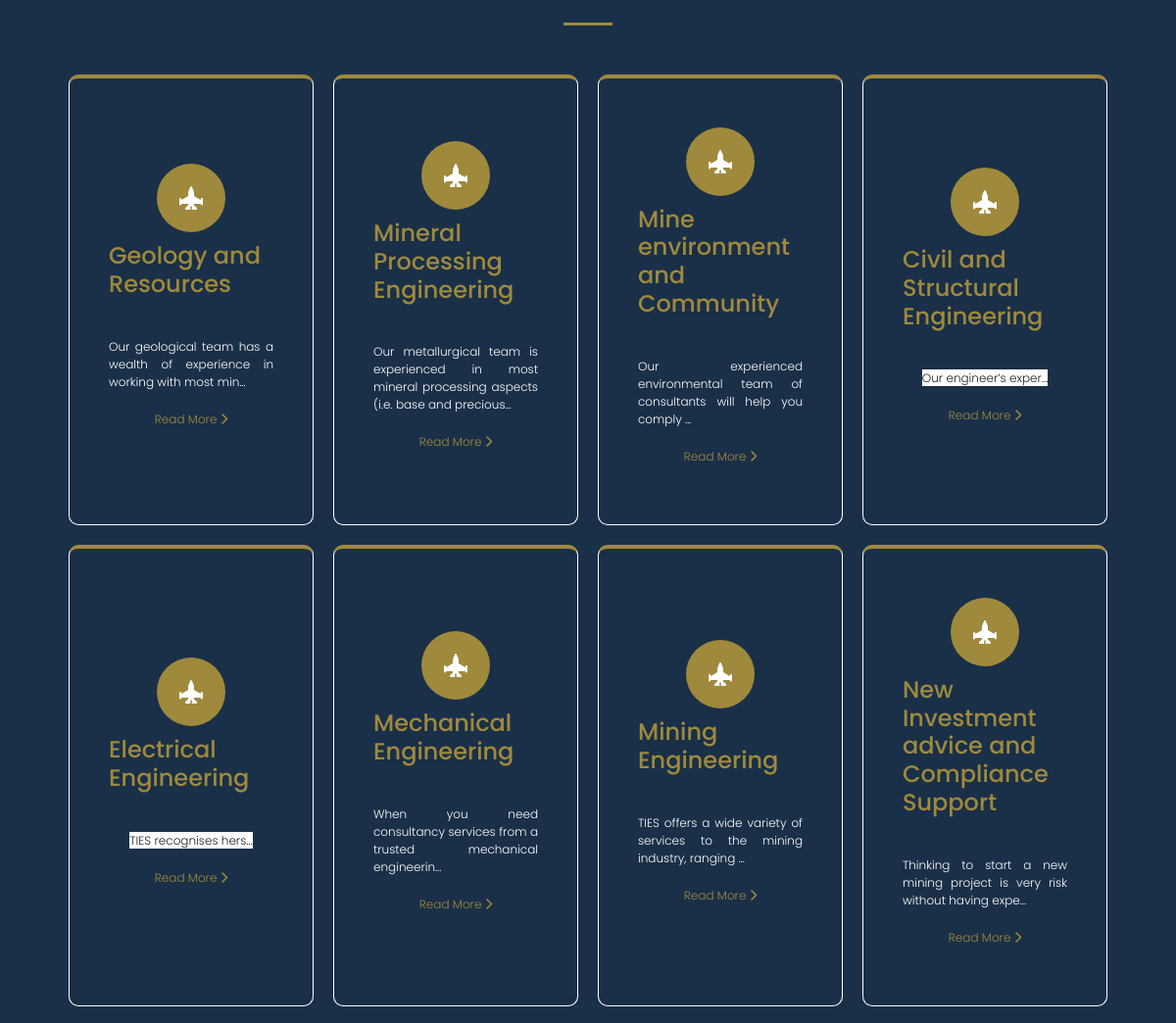
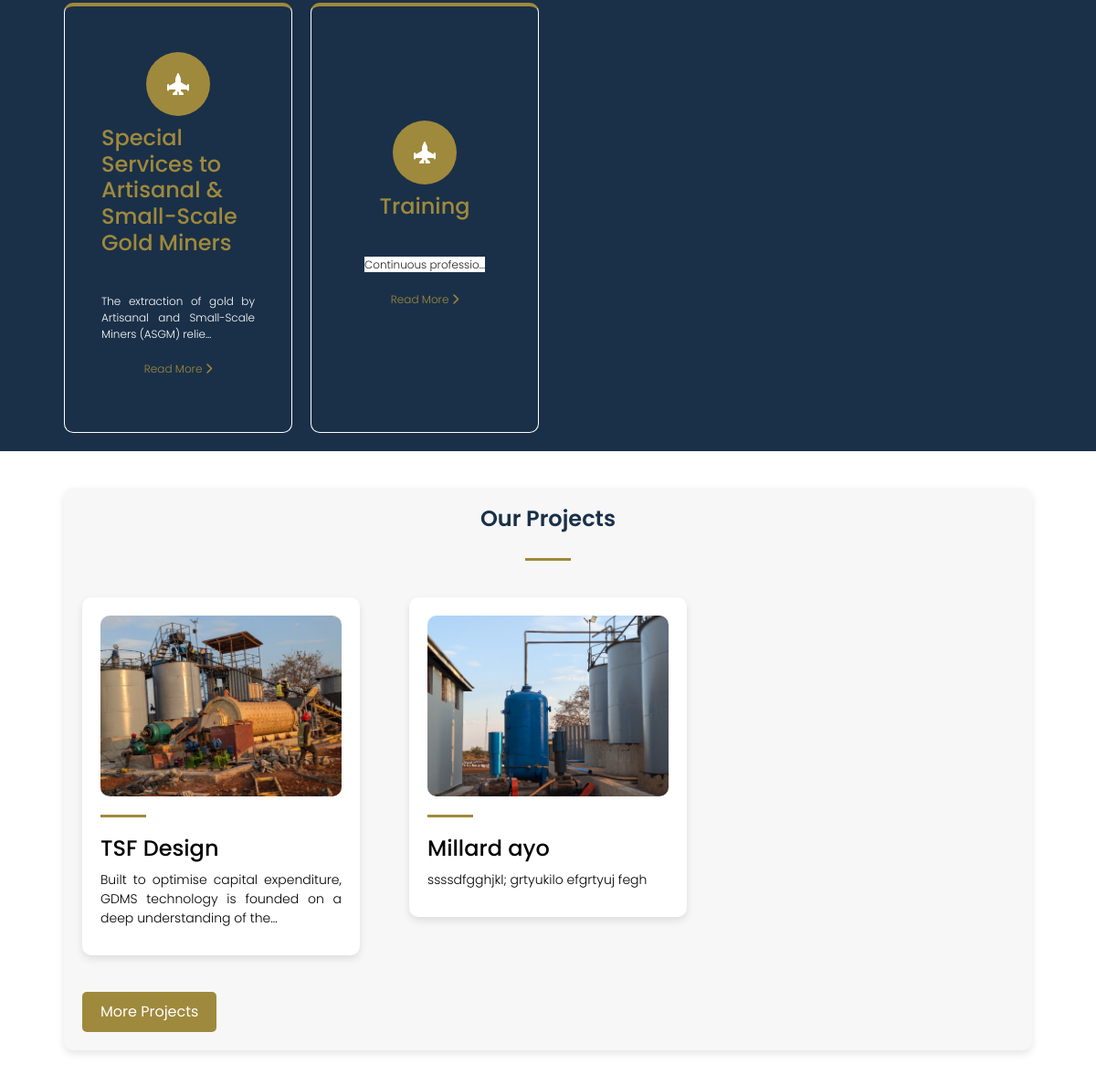
The app's page / (middle part), older data (2 pictures, top to bottom).
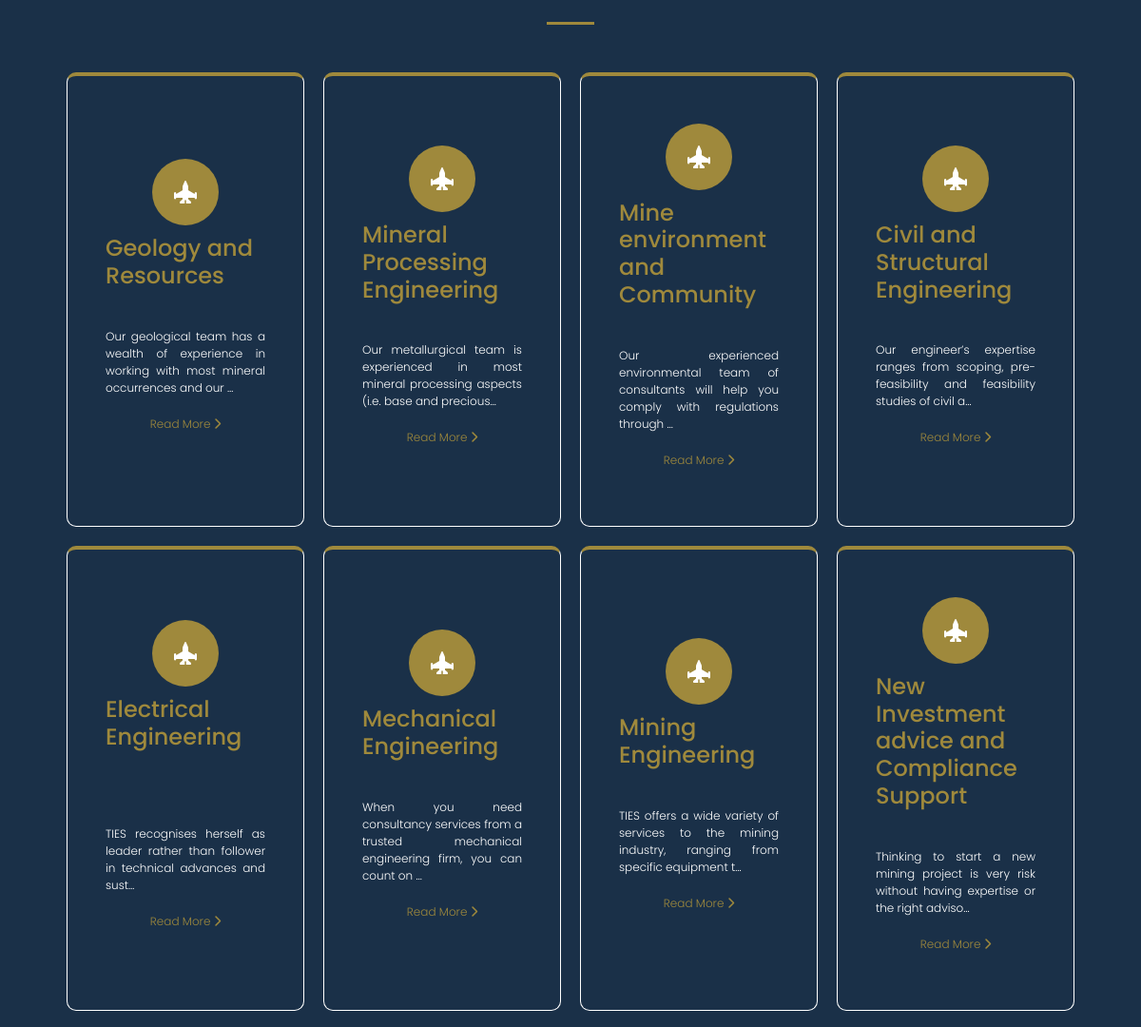
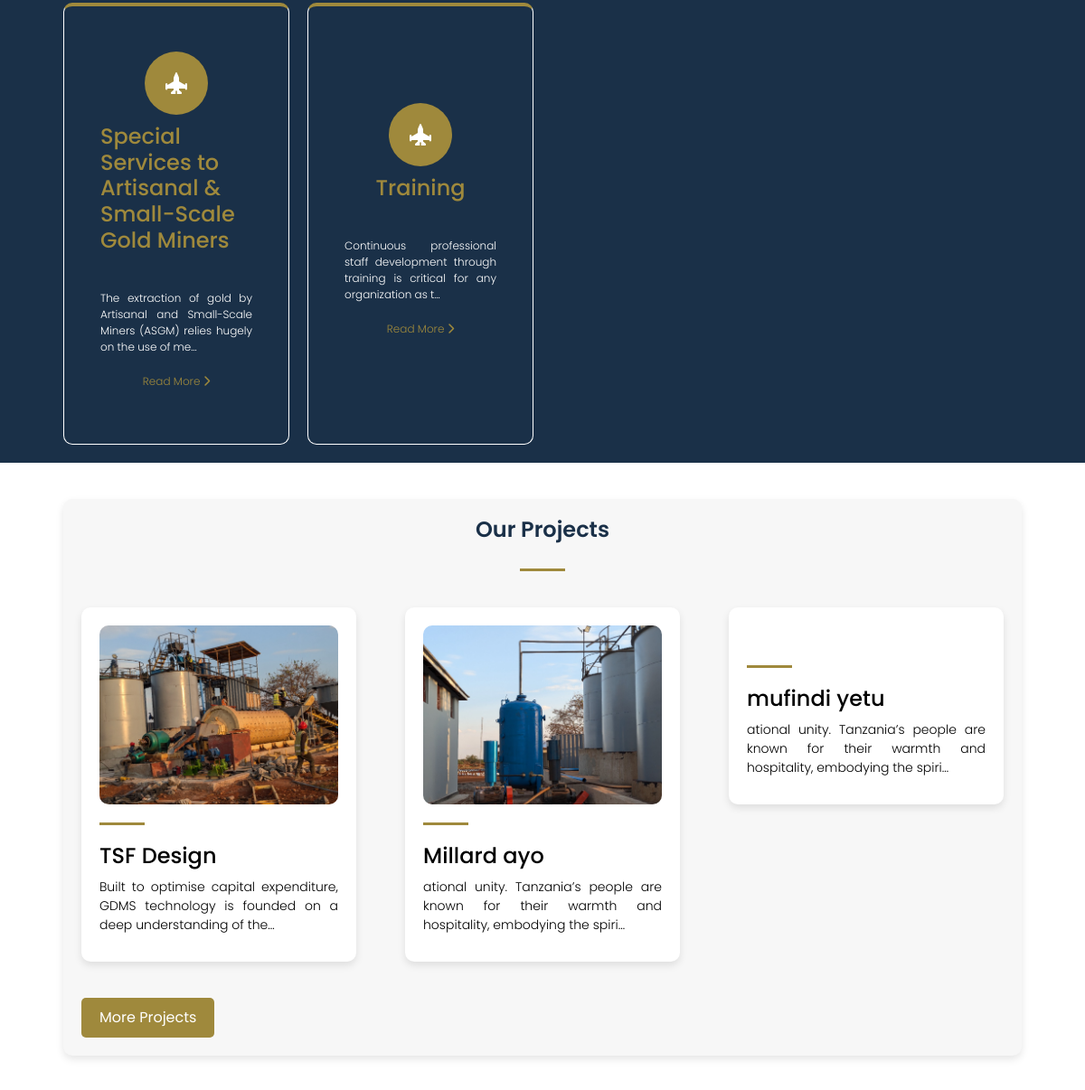
The same page, newer data (2 pictures, top to bottom).
### app/models.py (models this page shows, shortened)
class Service(models.Model):
    title = models.CharField(max_length=200)
    body = models.TextField()
    image = models.ImageField()
    uploaded = models.DateTimeField(auto_now_add=True)

class Project(models.Model):
    title = models.CharField(max_length=200)
    location = models.CharField(max_length=200)
    client = models.CharField(max_length=200)
    timeframe = models.CharField(max_length=200)
    Commodities = models.CharField(max_length=200)
    status = models.CharField(max_length=200, default='ongoing')
    body = models.TextField()
    image = models.ImageField()
    uploaded = models.DateTimeField(auto_now_add=True)

### app/views.py (the view)
# urls.py: path('', views.index, name='index'),
def index(request):
    services = Service.objects.all()
    projects = Project.objects.all()
    context = {
        'services':services,
        'projects':projects,
    }
    return render(request, 'app/index.html', context)

### app/templates/app/index.html (shortened to what this page needs)
{% extends 'app/base.html' %}
{% load static %}
{% block content %}
<section class="our-services" id="services">
  <div class="top">
      <div class="line"></div>
  </div>
  <div class="cards1">
    {% for i in services %}
      <div class="card1 reveal">
          <div class="circle">
              <i class="fa-solid fa-jet-fighter-up"></i>
          </div>
          <h4>{{i.title}}</h4>
          <p>{{ i.body|truncatechars:100|safe }}</p>
          <a href="{% url 'services_details' i.id %}">
            <p class="more">
                Read More
                <i class="fa-solid fa-chevron-right"></i>
            </p>
          </a>
      </div>
    {% endfor %}
  </div>
</section>
<section class="projects">
  <div class="header">
      <h3>Our Projects</h3>
      <div class="line"></div>
  </div>
  <div class="row">
    {% for i in projects %}
        <a href="{% url 'project_details' i.id %}">
        <div class="card1 reveal">
            <img src="{{i.image.url}}" alt=""  class="reveal">
            <div class="line"></div>
            <h4>{{i.title}}</h4>
            <p>
                {{ i.body|truncatechars:100|safe }}
            </p>
        </div>
        </a>
    {% endfor %}
  </div>
  <a href="{% url 'projects' %}">
    <button class="reveal">More Projects</button>
  </a>
</section>
{% endblock %}

Row changes from the older to the newer data that the page shows:
changed Service "Geology and Resources": body "Our geological team has a wealth of experience in working with most min…" → "Our geological team has a wealth of experience in working with most mineral occurrences and our …"
changed Service "Mine environment and Community": body "Our experienced environmental team of consultants will help you comply …" → "Our experienced environmental team of consultants will help you comply with regulations through …"
changed Service "Civil and Structural Engineering": body "Our engineer’s exper…" → "Our engineer’s expertise ranges from scoping, pre-feasibility and feasibility studies of civil a…"
changed Service "Electrical Engineering": body "TIES recognises hers…" → "TIES recognises herself as leader rather than follower in technical advances and sust…"
changed Service "Mechanical Engineering": body "When you need consultancy services from a trusted mechanical engineerin…" → "When you need consultancy services from a trusted mechanical engineering firm, you can count on …"
changed Service "Mining Engineering": body "TIES offers a wide variety of services to the mining industry, ranging …" → "TIES offers a wide variety of services to the mining industry, ranging from specific equipment t…"
changed Service "New Investment advice and Compliance Support": body "Thinking to start a new mining project is very risk without having expe…" → "Thinking to start a new mining project is very risk without having expertise or the right adviso…"
changed Service "Special Services to Artisanal & Small-Scale Gold Miners": body "The extraction of gold by Artisanal and Small-Scale Miners (ASGM) relie…" → "The extraction of gold by Artisanal and Small-Scale Miners (ASGM) relies hugely on the use of me…"
changed Service "Training": body "Continuous professio…" → "Continuous professional staff development through training is critical for any organization as t…"
changed Project "Millard ayo": body "ssssdfgghjkl; grtyukilo efgrtyuj fegh" → "ational unity. Tanzania’s people are known for their warmth and hospitality, embodying the spiri…"
added Project: title "mufindi yetu", body "ational unity. Tanzania’s people are known for their warmth and hospitality, embodying the spiri…"
